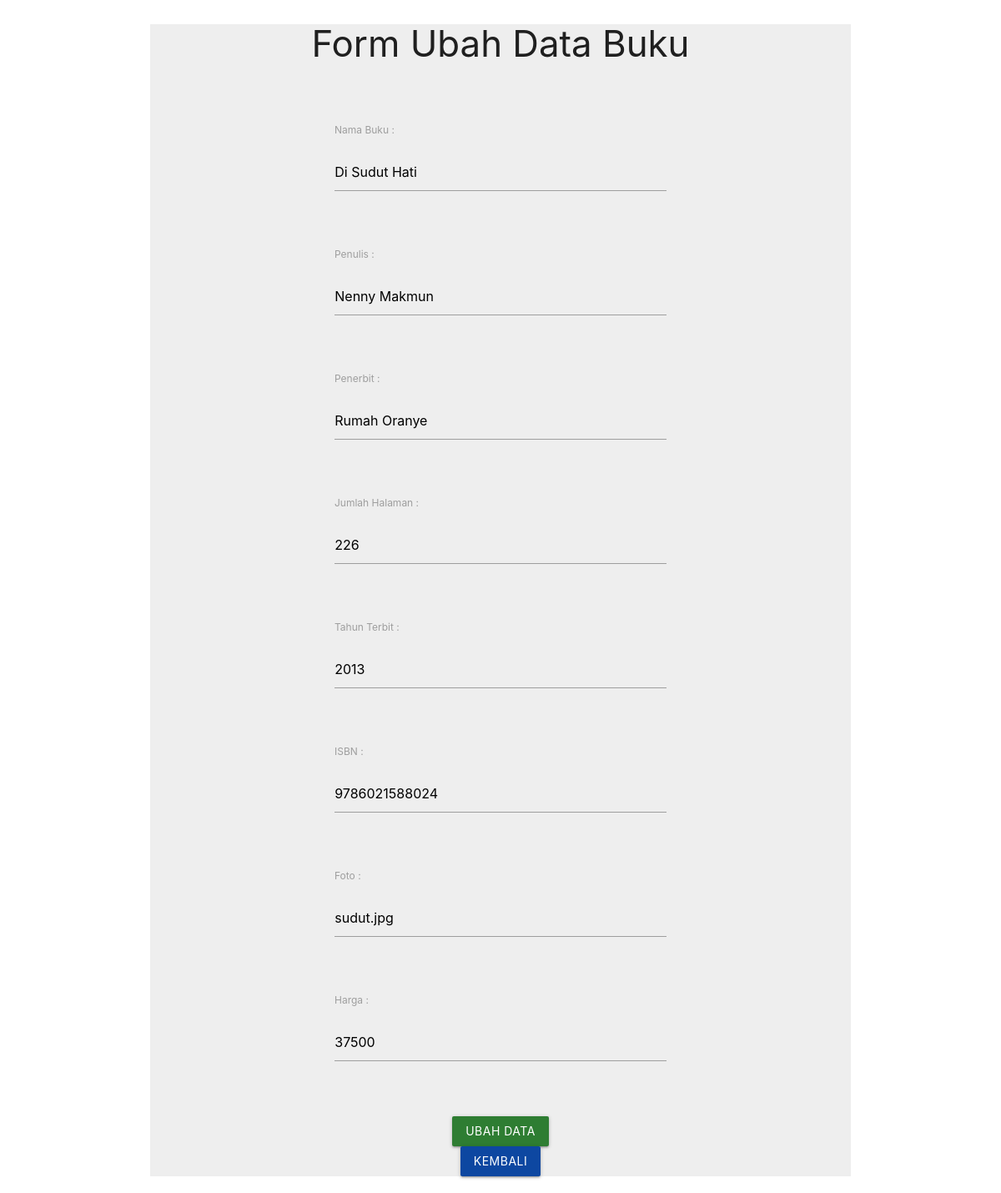
Page /latihan7a/php/ubah.php?id=2 on the committed database.
### tables this page shows
CREATE TABLE `buku` (
  `id` int(11) NOT NULL,
  `nama_buku` varchar(50) DEFAULT NULL,
  `penulis` varchar(50) DEFAULT NULL,
  `penerbit` varchar(50) DEFAULT NULL,
  `jumlah_halaman` int(11) DEFAULT NULL,
  `tahun_terbit` int(11) DEFAULT NULL,
  `isbn` char(15) DEFAULT NULL,
  `foto` varchar(50) DEFAULT NULL,
  `harga` int(11) DEFAULT NULL
);

### latihan7a/php/functions.php (called while the page is built, shortened)
<?php
function koneksi()
{
    $conn = mysqli_connect("localhost", "root", "") or die("koneksi ke DB gagal");
    mysqli_select_db($conn, "tubes_193040038") or die("Database salah!");
    return $conn;
}
function query($sql)
{
    $conn = koneksi();
    $result = mysqli_query($conn, "$sql");
    $rows = [];
    while ($row = mysqli_fetch_assoc($result)) {
        $rows[] = $row;
    }
    return $rows;
}

### latihan7a/php/ubah.php (the view, shortened to what this page needs)
<?php
require 'functions.php';
$id = $_GET['id'];
$buku = query("SELECT * FROM buku WHERE id = $id")[0];
?>
<!DOCTYPE html>
<html lang="en">
<head>
  <link type="text/css" rel="stylesheet" href="../css/materialize.min.css" media="screen,projection" />
</head>
<body>
  <div class="container grey lighten-3">
    <center>
      <h3>Form Ubah Data Buku</h3>
    </center>
    <div class="row">
      <form action="" method="POST">
        <div class="row">
          <div class="input-field col s6 offset-s3">
          </div>
        </div>
        <div class="row">
          <div class="input-field col s6 offset-s3">
            <label for="nama_buku">Nama Buku :</label><br>
            <input type="text" name="nama_buku" id="nama_buku" required value="<?= $buku['nama_buku']; ?>"><br><br>
          </div>
        </div>
        <div class="row">
          <div class="input-field col s6 offset-s3">
            <label for="penulis">Penulis :</label><br>
            <input type="text" name="penulis" required value="<?= $buku['penulis']; ?>"><br><br>
          </div>
        </div>
        <div class="row">
          <div class="input-field col s6 offset-s3">
            <label for="penerbit">Penerbit :</label><br>
            <input type="text" name="penerbit" required value="<?= $buku['penerbit']; ?>"><br><br>
          </div>
        </div>
        <div class="row">
          <div class="input-field col s6 offset-s3">
            <label for="jumlah_halaman">Jumlah Halaman :</label><br>
            <input type="text" name="jumlah_halaman" required value="<?= $buku['jumlah_halaman']; ?>"><br><br>
          </div>
        </div>
        <div class="row">
          <div class="input-field col s6 offset-s3">
            <label for="tahun_terbit">Tahun Terbit :</label><br>
            <input type="text" name="tahun_terbit" required value="<?= $buku['tahun_terbit']; ?>"><br><br>
          </div>
        </div>
        <div class="row">
          <div class="input-field col s6 offset-s3">
            <label for="isbn">ISBN :</label><br>
            <input type="text" name="isbn" required value="<?= $buku['isbn']; ?>"><br><br>
          </div>
        </div>
        <div class="row">
          <div class="input-field col s6 offset-s3">
            <label for="foto">Foto :</label><br>
            <input type="text" name="foto" required value="<?= $buku['foto']; ?>"><br><br>
          </div>
        </div>
        <div class="row">
          <div class="input-field col s6 offset-s3">
            <label for="harga">Harga :</label><br>
            <input type="text" name="harga" required value="<?= $buku['harga']; ?>">
          </div>
        </div>
        <br>
        <center><button class="waves-effect green darken-3 btn" type="submit" name="ubah">Ubah Data</button></center>
        <center><a class="waves-effect blue darken-4 btn" href="admin.php">Kembali</a></center>
      </form>
    </div>
  </div>
</body>
</html>

### rows in the picture
buku: nama_buku "Di Sudut Hati", penulis "Nenny Makmun", penerbit "Rumah Oranye", jumlah_halaman "226", tahun_terbit "2013", isbn "9786021588024", foto "sudut.jpg", harga "37500"
